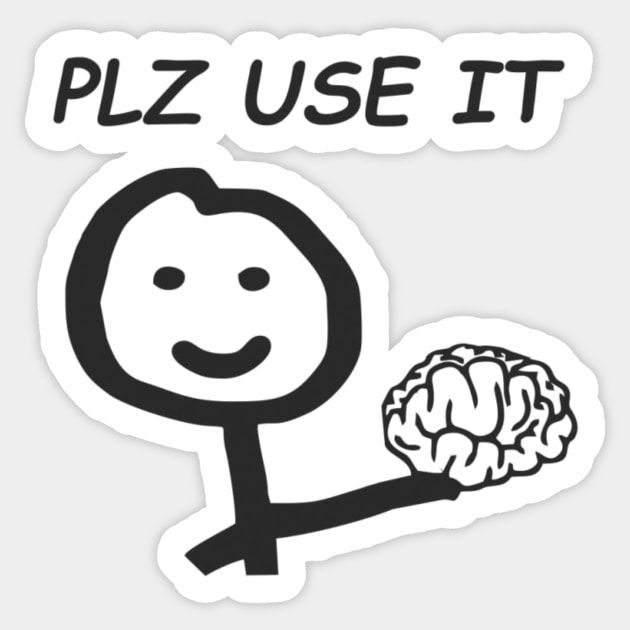
#> input picture Day-14/sample_pictures/1.jfif, 630 x 630 px, given in place of scan_000.png, which was not available
$ python image-transformation.py
#> lines starting #> are read from the running program, lines starting #| are printed output that depends on the picture; pictures that were not available may be replaced by others from this repository, and a replacement may not be noted
import cv2
import numpy as np

image = cv2.imread("sample_images/scan_000.png")
#> image is the input picture: shape (630, 630, 3); min 22, max 255, mean 213.6
cv2.imshow("Original Image", image)
cv2.waitKey(0)
cv2.destroyAllWindows()


# Translate an image horizontally and vertically.
horizontal_shift = int(input("Enter horizontal shift (positive for right, negative for left): "))
#> the answer given: 3
h_image = np.float32([[1, 0, horizontal_shift], [0, 1, 0]])


cv2.imshow("Horizontally Shifted Image", cv2.warpAffine(image, h_image, (image.shape[1], image.shape[0])))
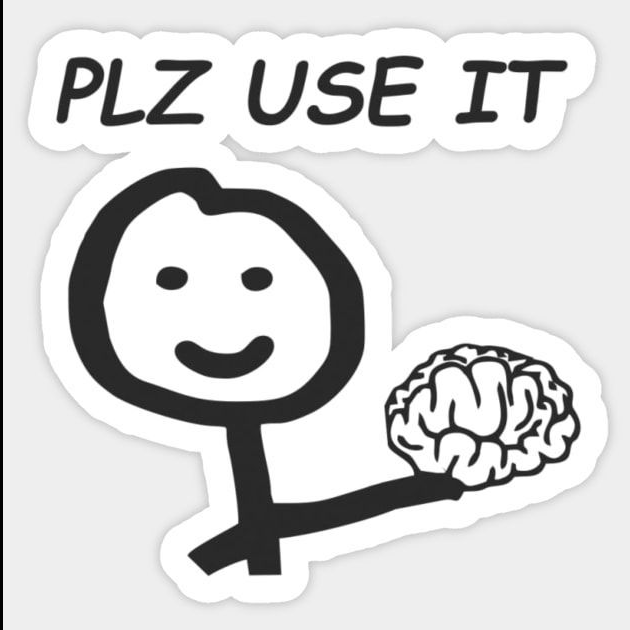
#> window 'Horizontally Shifted Image': shape (630, 630, 3); min 0, max 255, mean 212.5
cv2.waitKey(0)
cv2.destroyAllWindows()


vertical_shift = int(input("Enter vertical shift (positive for down, negative for up): "))
#> the answer given: 3
v_image = np.float32([[1, 0, 0], [0, 1, vertical_shift]])
cv2.imshow("Vertically Shifted Image", cv2.warpAffine(image, v_image, (image.shape[1], image.shape[0])))
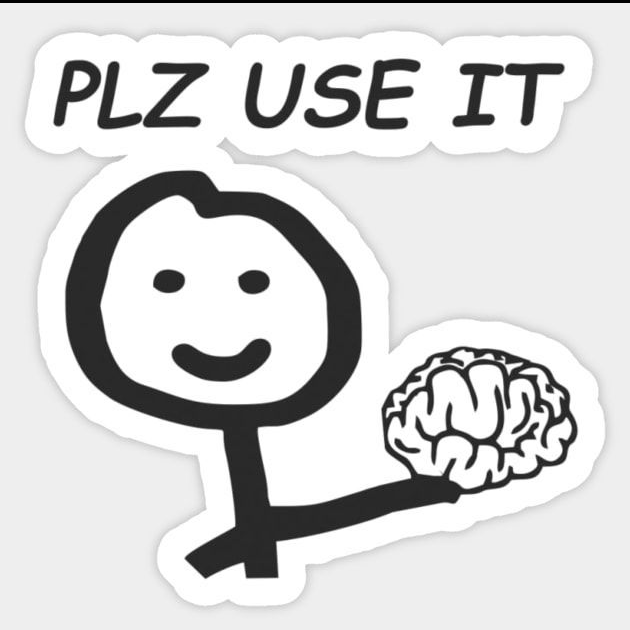
#> window 'Vertically Shifted Image': shape (630, 630, 3); min 0, max 255, mean 212.5
cv2.waitKey(0)
cv2.destroyAllWindows()

# Rotate an image by different angles.
rotate_angle = int(input("Enter rotation angle (in degrees): "))
#> the answer given: 3
(h, w) = image.shape[:2]
#> h = 630; w = 630
rotation_matrix = cv2.getRotationMatrix2D((w / 2, h / 2), rotate_angle, 1)
rotated_image = cv2.warpAffine(image, rotation_matrix, (w, h))
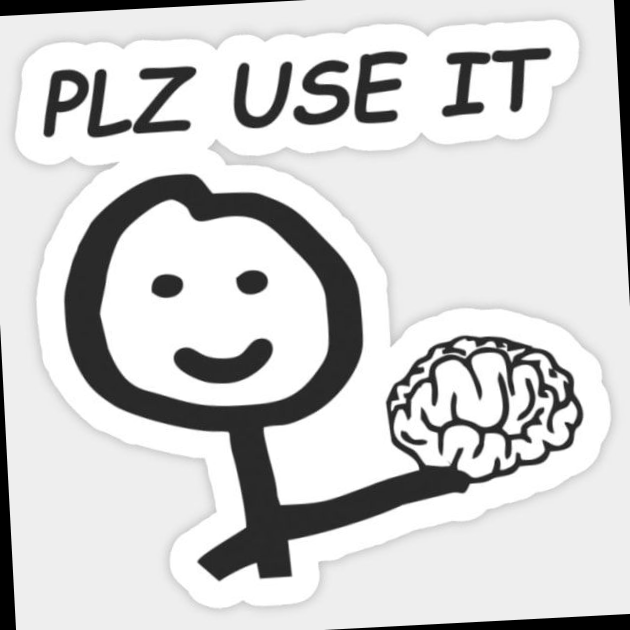
#> rotated_image: shape (630, 630, 3); min 0, max 255, mean 207.7
cv2.imshow("Rotated Image", rotated_image)
cv2.waitKey(0)
cv2.destroyAllWindows()

# Scale an image up and down.
print("scale up: \n")
fx = float(input("fx: "))
#> the answer given: 3
fy = float(input("fy: "))
#> the answer given: 3

scaled_up_image = cv2.resize(image, None, fx=fx, fy=fy, interpolation=cv2.INTER_LINEAR)
cv2.imshow("Scaled Up Image", scaled_up_image)
cv2.waitKey(0)
cv2.destroyAllWindows()

print("scale down: ")
x = float(input("fx: "))
#> the answer given: 3
#> (the run stopped early here; a loop or call above may not have finished)
